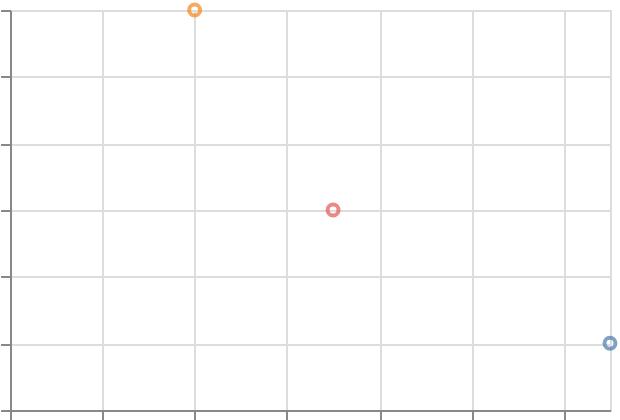

Write a Vega-Lite specification for this figure.
### Vega-Lite specification from a JSON file in a GitHub repository (floating-point values rounded to 4 significant figures)
{"$schema": "https://vega.github.io/schema/vega-lite/v6.json", "padding": 5, "autosize": "none", "width": 300, "height": 200, "data": {"name": "table", "values": [{"c": "A", "g": "p", "x": 1, "y": 2, "v": 5, "t": "2024-01-15", "o": {"v": 3}, "IMDB Rating": 6.1, "d": "x1"}, {"c": "B", "g": "q", "x": 2, "y": 4, "v": 9, "t": "2024-02-20", "o": {"v": 7}, "IMDB Rating": 7.4, "d": "x2"}, {"c": "A", "g": "q", "x": 3, "y": 3, "v": 2, "t": "2024-03-05", "o": {"v": 1}, "IMDB Rating": 5.2, "d": "x1"}, {"c": "C", "g": "p", "x": 4, "y": 6, "v": 7, "t": "2024-05-30", "o": {"v": 4}, "IMDB Rating": 8.8, "d": "x3"}, {"c": "B", "g": "p", "x": 5, "y": 5, "v": 4, "t": "2024-07-11", "o": {"v": 9}, "IMDB Rating": 6.9, "d": "x2"}, {"c": "C", "g": "q", "x": 6, "y": 8, "v": 6, "t": "2024-09-02", "o": {"v": 2}, "IMDB Rating": 7.7, "d": "x3"}, {"c": "A", "g": "p", "x": 7, "y": 7, "v": 8, "t": "2024-11-25", "o": {"v": 5}, "IMDB Rating": 4.4, "d": "x1"}, {"c": "B", "g": "q", "x": 8, "y": 9, "v": 3, "t": "2024-12-31", "o": {"v": 8}, "IMDB Rating": 9.1, "d": "x2"}]}, "transform": [{"pivot": "g", "value": "v", "groupby": ["c"]}], "mark": "point", "encoding": {"x": {"field": "p", "type": "quantitative"}, "y": {"field": "q", "type": "quantitative"}, "color": {"field": "c", "type": "nominal"}}}
